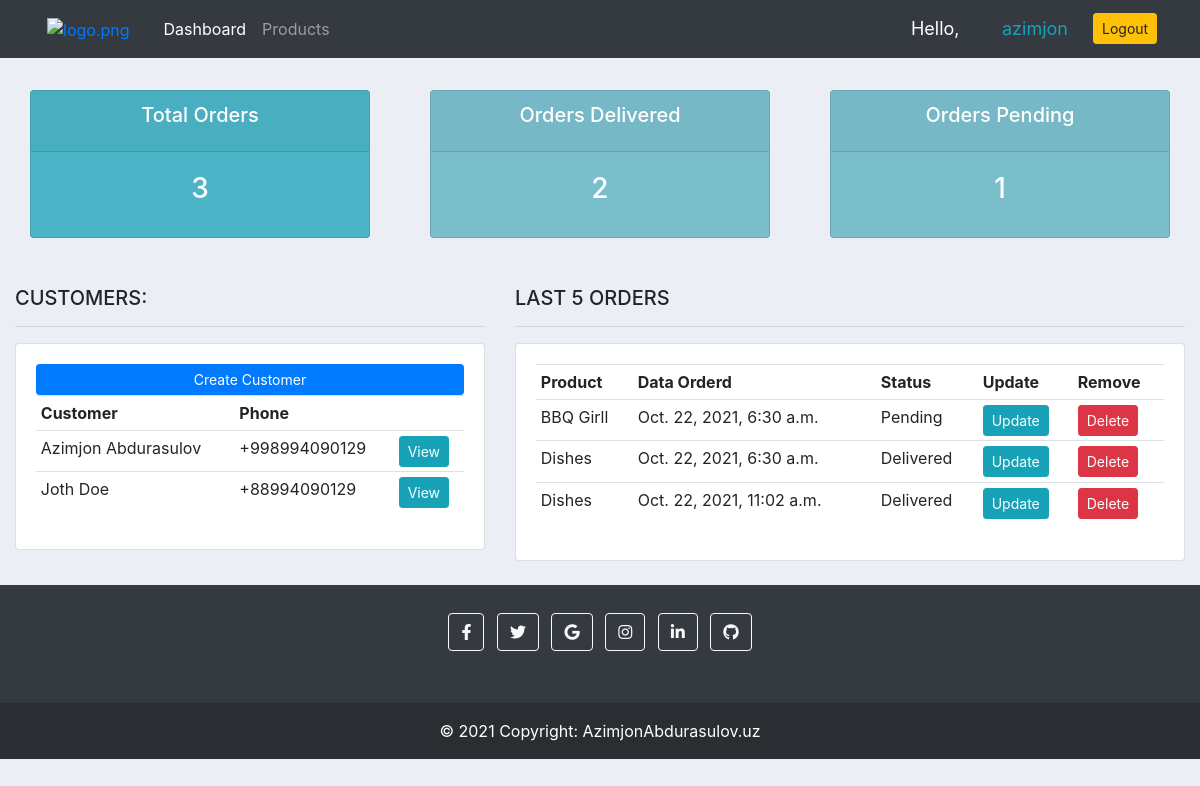
Before: / (signed in) with the older database file.
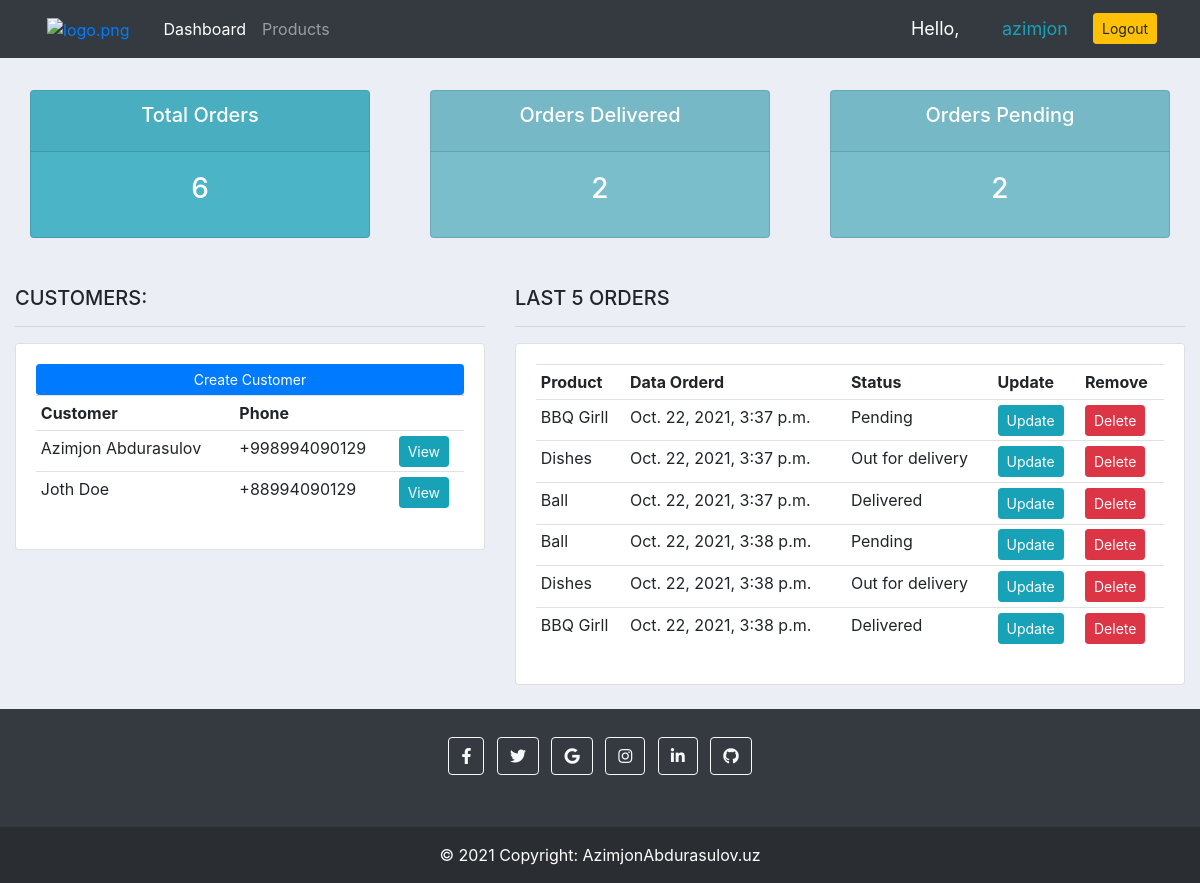
After: the same page with the newer database file.
### accounts/models.py (models this page shows, shortened)
class Customer(models.Model):
    name = models.CharField(max_length=200, null=True)
    phone = models.CharField(max_length=200, null=True)
    email = models.CharField(max_length=200, null=True)
    date_created = models.DateTimeField(auto_now_add=True)

class Order(models.Model):
    STATUS = (
        ('Pending', 'Pending'),
        ('Out for delivery', 'Out for delivery'),
        ('Delivered', 'Delivered'),
    )
    customer = models.ForeignKey(
        Customer,  null=True, on_delete=models.SET_NULL)
    product = models.ForeignKey(Product,  null=True, on_delete=models.SET_NULL)
    date_created = models.DateTimeField(auto_now_add=True, null=True)
    status = models.CharField(max_length=200, null=True, choices=STATUS)
    note = models.CharField(max_length=200, null=True)

class Product(models.Model):
    CATEGORY = (
        ('Indoor', 'Indoor'),
        ('Out door', 'Out door'),
    )
    name = models.CharField(max_length=200, null=True)
    price = models.FloatField(null=True)
    category = models.CharField(max_length=200, null=True, choices=CATEGORY)
    description = models.CharField(max_length=200, null=True, blank=True)
    date_created = models.DateTimeField(auto_now_add=True, null=True)
    tags = models.ManyToManyField(Tag)
    def __str__(self):
        return self.name

### accounts/views.py (the view)
# urls.py: path('', views.home, name='home'),
@login_required(login_url='login')
def home(request):
    orders = Order.objects.all()
    customers = Customer.objects.all()
    total_customers = customers.count()
    total_orders = orders.count()
    delivered = orders.filter(status="Delivered").count()
    panding = orders.filter(status="Pending").count()
    contaxt = {
        'orders': orders,
        'customers': customers,
        'total_orders': total_orders,
        'delivered': delivered,
        'panding': panding
    }
    return render(request, 'accounts/dashboard.html', contaxt)

### accounts/templates/accounts/dashboard.html (shortened to what this page needs)
{% extends 'accounts/main.html' %}
{% block content %}
{% include 'accounts/status.html' %}
<br>
<div class="row mt-2">
    <div class="col-md-5">
        <h5>CUSTOMERS:</h5>
        <hr>
        <div class="card card-body">
            <a href="" class="btn btn-primary btn-sm btn-block">Create Customer</a>
            <table class="table table-sm">
                <tr>
                    <th>Customer</th>
                    <th>Phone</th>
                    <th></th>
                </tr>
                {% for customer in customers %}
                <tr>
                    <td>{{ customer.name}}</td>
                    <td>{{ customer.phone}}</td>
                    <td><a class="btn btn-sm btn-info" href="{% url 'customer' customer.id %}">View</a></td>
                </tr>
                {% endfor %}
            </table>
        </div>
    </div>
    <div class="col-md-7">
        <h5>LAST 5 ORDERS</h5>
        <hr>
        <div class="card card-body">
            <table class="table table-sm">
                <tr>
                    <th>Product</th>
                    <th>Data Orderd</th>
                    <th>Status</th>
                    <th>Update</th>
                    <th>Remove</th>
                </tr>
                {% for order in orders %}
                <tr>
                    <td>{{ order.product}}</td>
                    <td>{{ order.date_created}}</td>
                    <td>{{ order.status}}</td>
                    <td><a class="btn btn-sm btn-info" href="{% url 'update_order' order.id %}">Update</a></td>
                    <td><a class="btn btn-sm btn-danger" href="{% url 'delete_order' order.id %}">Delete</a></td>
                </tr>
                {% endfor %}
            </table>
        </div>
    </div>
</div>
{% endblock %}

### accounts/templates/accounts/main.html (shortened to what this page needs)
{% load static %}
<!DOCTYPE html>
<html lang="en">
<head>
    <link rel="stylesheet" href="https://use.fontawesome.com/releases/v5.8.2/css/all.css">
    <link rel="stylesheet" href="https://maxcdn.bootstrapcdn.com/bootstrap/4.0.0/css/bootstrap.min.css"
>
    <link rel="stylesheet" href="{% static '/css/main.css' %}">
</head>
<body>
    {% include 'accounts/navbar.html' %}
    <div class="container-fluid">
        {% block content %}
        {% endblock %}
    </div>
    <br>
    {% include 'accounts/footer.html' %}
</body>
</html>

### accounts/templates/accounts/navbar.html (shortened to what this page needs)
{% load static %}
<nav class="navbar navbar-expand-lg navbar-dark bg-dark">
    <div class="container-fluid">
        <a class="nav-link" href="{% url 'home' %}"><img class="logo" src="{% static '/images/logo.png' %}" id="logo"
                alt="logo.png"></a>
        <div class="collapse navbar-collapse" id="navbarNav">
            <ul class="navbar-nav">
                <li class="nav-item active">
                    <a class="nav-link" href="{% url 'home' %}">Dashboard</a>
                </li>
                <li class="nav-item">
                    <a class="nav-link" href="{% url 'products' %}">Products</a>
                </li>
            </ul>
        </div>
    </div>
    <span class="hello-msg">Hello,</span>
    <span class="hello-msg"><a class="btn-outline-info" href="">{{ request.user }}</a></span>
    <span class="hello-msg"><a class="btn btn-sm btn-warning" href="{% url 'logout' %}">Logout</a></span>
</nav>

### accounts/templates/accounts/status.html
<br>
<div class="row mt-2">
    <div class="col">
        <div class="col-md">
            <div class="card text-center text-white mb-3" id="total-orders">
                <div class="card-header">
                    <h5 class="card-title">Total Orders</h5>
                </div>
                <div class="card-body">
                    <h3 class="card-title"> {{ total_orders }} </h3>
                </div>
            </div>
        </div>
    </div>
    <div class="col">
        <div class="col-md">
            <div class="card text-center text-white mb-3" id="orders-delivered">
                <div class="card-header">
                    <h5 class="card-title">Orders Delivered</h5>
                </div>
                <div class="card-body">
                    <h3 class="card-title"> {{ delivered }}  </h3>
                </div>
            </div>
        </div>
    </div>
    <div class="col">
        <div class="col-md">
            <div class="card text-center text-white mb-3" id="orders-delivered">
                <div class="card-header">
                    <h5 class="card-title">Orders Pending</h5>
                </div>
                <div class="card-body">
                    <h3 class="card-title"> {{ panding }}  </h3>
                </div>
            </div>
        </div>
    </div>
</div>

### accounts/templates/accounts/footer.html
<footer class="bg-dark text-center text-white">
    <div class="container p-4 pb-0">
        <section class="mb-4">
            <a class="btn btn-outline-light btn-floating m-1" href="#!" role="button"><i
                    class="fab fa-facebook-f"></i></a>
            <a class="btn btn-outline-light btn-floating m-1" href="#!" role="button"><i class="fab fa-twitter"></i></a>
            <a class="btn btn-outline-light btn-floating m-1" href="#!" role="button"><i class="fab fa-google"></i></a>
            <a class="btn btn-outline-light btn-floating m-1" href="#!" role="button"><i
                    class="fab fa-instagram"></i></a>
            <a class="btn btn-outline-light btn-floating m-1" href="#!" role="button"><i
                    class="fab fa-linkedin-in"></i></a>
            <a class="btn btn-outline-light btn-floating m-1" href="#!" role="button"><i class="fab fa-github"></i></a>
        </section>
    </div>
    <div class="text-center p-3" style="background-color: rgba(0, 0, 0, 0.2);">
        © 2021 Copyright:
        <a class="text-white" href="https://mdbootstrap.com/">AzimjonAbdurasulov.uz</a>
    </div>
</footer>

### static/css/main.css (style rules this page uses)
body { background-color: #ebeff5; }
#logo { width: 60px; margin-right: 10px; }
#total-orders { background-color: #4cb4c7; }
#orders-delivered { background-color: #7abecc; }

### accounts/templates/accounts/navbar.html (style rules this page uses)
.hello-msg { width: 100px; font-size: 18px; color: #fff; margin-right: 15px; }

Changed rows visible on the page:
removed Order: product "BBQ Girll", date_created "Oct. 22, 2021, 6:30 a.m.", status "Pending"
removed Order: product "Dishes", date_created "Oct. 22, 2021, 6:30 a.m.", status "Delivered"
removed Order: product "Dishes", date_created "Oct. 22, 2021, 11:02 a.m.", status "Delivered"
added Order: product "BBQ Girll", date_created "Oct. 22, 2021, 3:37 p.m.", status "Pending"
added Order: product "Dishes", date_created "Oct. 22, 2021, 3:37 p.m.", status "Out for delivery"
added Order: product "Ball", date_created "Oct. 22, 2021, 3:37 p.m.", status "Delivered"
added Order: product "Ball", date_created "Oct. 22, 2021, 3:38 p.m.", status "Pending"
added Order: product "Dishes", date_created "Oct. 22, 2021, 3:38 p.m.", status "Out for delivery"
added Order: product "BBQ Girll", date_created "Oct. 22, 2021, 3:38 p.m.", status "Delivered"
Other visible differences:
{{ total_orders }}: "3" → "6"
{{ panding }}: "1" → "2"
